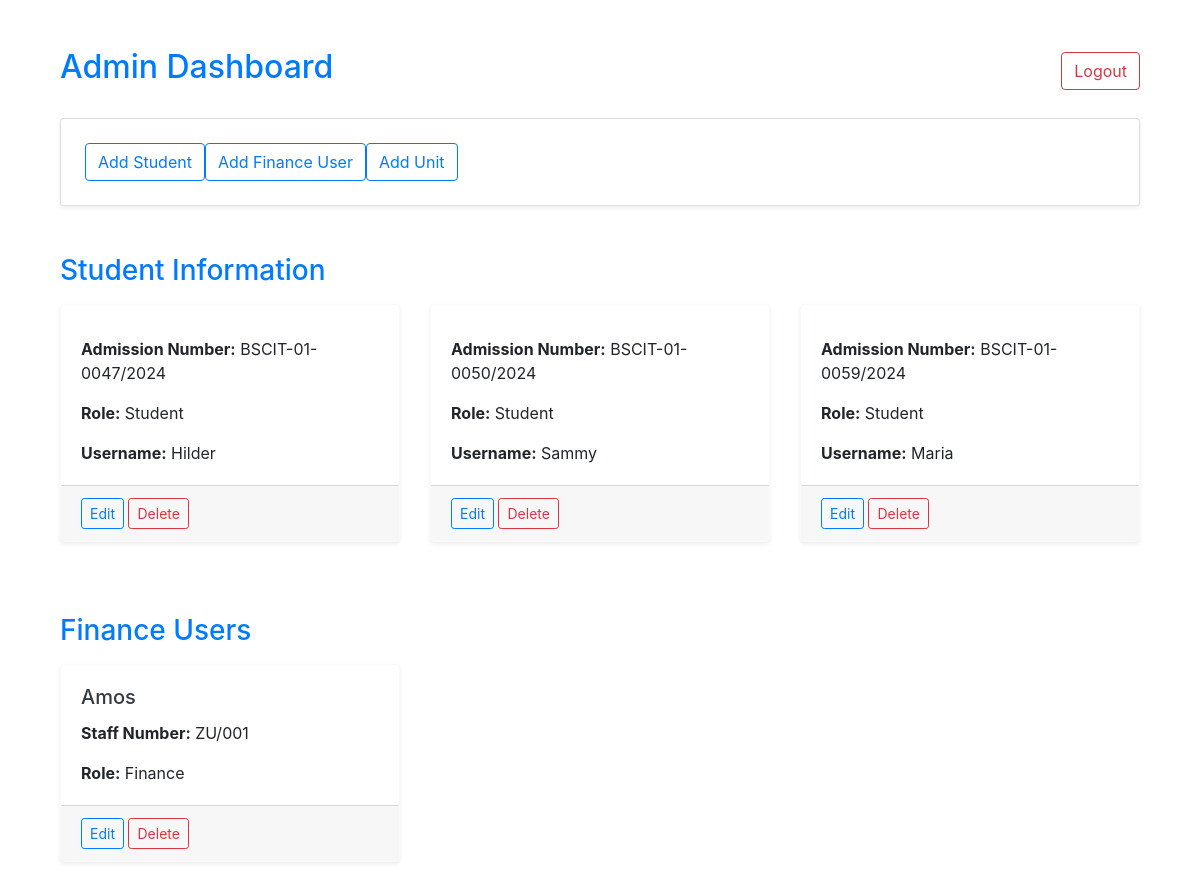
Screenshot of /admin_dashboard (signed in) with the database file from the repository.
### models.py (models this page shows, shortened)
class Student(db.Model):
    __tablename__ = 'students'
    id = db.Column(db.Integer, primary_key=True)
    user_id = db.Column(db.Integer, db.ForeignKey('user.id'), nullable=False)
    admission_number = db.Column(db.String(20), unique=True, nullable=False)
    finance_id = db.Column(db.Integer, db.ForeignKey('finances.id'), nullable=True)
    user = db.relationship('User', backref='student', lazy=True)
    finance = db.relationship('Finance', back_populates='students')
    units = db.relationship('Unit', secondary=student_units, back_populates='students')
    fees = db.relationship('StudentFee', back_populates='student')

class User(db.Model, UserMixin):
    __tablename__ = 'user'
    id = db.Column(db.Integer, primary_key=True)
    username = db.Column(db.String(50), unique=True, nullable=False)
    role = db.Column(db.String(20), nullable=False)
    password = db.Column(db.String(128), nullable=False)

class Finance(db.Model):
    __tablename__ = 'finances'
    id = db.Column(db.Integer, primary_key=True)
    user_id = db.Column(db.Integer, db.ForeignKey('user.id'), nullable=False)
    staff_number = db.Column(db.String(50), unique=True, nullable=False)
    user = db.relationship('User', backref='finance', lazy=True)
    students = db.relationship('Student', back_populates='finance')

### app.py (the view)
@app.route('/admin_dashboard')
@login_required
def admin_dashboard():
    if current_user.role != 'Admin':
        flash('Unauthorized access!', 'danger')
        return redirect(url_for('login'))
    students = db.session.query(Student, User).join(User, Student.user_id == User.id).all()
    finance_users = db.session.query(User, Finance).join(Finance).filter(User.role == 'Finance').all()
    return render_template('admin_dashboard.html', students=students, finance_users=finance_users)

### app.py (called while the page is built)
@login_manager.user_loader
def load_user(user_id):
    return User.query.get(int(user_id))

### templates/admin_dashboard.html (shortened to what this page needs)
{% extends 'base.html' %}
{% block content %}
<div class="container mt-5">
    <div class="d-flex justify-content-between align-items-center mb-4">
        <h2 class="text-primary">Admin Dashboard</h2>
        <a href="{{ url_for('logout') }}" class="btn btn-outline-danger">Logout</a>
    </div>
    <div class="card shadow-sm p-4 mb-5 bg-white rounded">
        <div class="d-flex flex-wrap gap-3">
            <a href="{{ url_for('add_student') }}" class="btn btn-outline-primary">Add Student</a>
            <a href="{{ url_for('add_finance_user') }}" class="btn btn-outline-primary">Add Finance User</a>
            <a href="{{ url_for('add_unit') }}" class="btn btn-outline-primary">Add Unit</a>
        </div>
    </div>
    <h3 class="text-primary mt-4 mb-3">Student Information</h3>
    <div class="row">
        {% for student, user in students %}
            <div class="col-md-4 mb-4">
                <div class="card border-light shadow-sm">
                    <div class="card-body">
                        <p class="card-text"><strong>Admission Number:</strong> {{ student.admission_number }}</p>
                        <p class="card-text"><strong>Role:</strong> Student</p>
                        <p class="card-text"><strong>Username:</strong> {{ user.username }}</p>
                    </div>
                    <div class="card-footer text-end">
                        <a href="{{ url_for('edit_user', user_id=user.id) }}" class="btn btn-sm btn-outline-primary">Edit</a>
                        <form action="{{ url_for('delete_user', user_id=user.id) }}" method="post" style="display:inline;">
                            <button type="submit" class="btn btn-sm btn-outline-danger">Delete</button>
                        </form>
                    </div>
                </div>
            </div>
        {% endfor %}
    </div>
    <h3 class="text-primary mt-5 mb-3">Finance Users</h3>
    <div class="row">
        {% for user, finance in finance_users %}
            <div class="col-md-4 mb-4">
                <div class="card border-light shadow-sm">
                    <div class="card-body">
                        <h5 class="card-title text-dark">{{ user.username }}</h5>
                        <p class="card-text"><strong>Staff Number:</strong> {{ finance.staff_number }}</p>
                        <p class="card-text"><strong>Role:</strong> Finance</p>
                    </div>
                    <div class="card-footer text-end">
                        <a href="{{ url_for('edit_user', user_id=user.id) }}" class="btn btn-sm btn-outline-primary">Edit</a>
                        <form action="{{ url_for('delete_user', user_id=user.id) }}" method="post" style="display:inline;">
                            <button type="submit" class="btn btn-sm btn-outline-danger">Delete</button>
                        </form>
                    </div>
                </div>
            </div>
        {% endfor %}
    </div>
</div>
{% endblock %}

### templates/base.html (shortened to what this page needs)
<!DOCTYPE html>
<html lang="en">
<head>
    <link rel="stylesheet" href="https://maxcdn.bootstrapcdn.com/bootstrap/4.5.2/css/bootstrap.min.css">
    <link href="https://cdnjs.cloudflare.com/ajax/libs/font-awesome/5.15.4/css/all.min.css" rel="stylesheet">
</head>
<body>
    <div class="container">
        {% block content %}{% endblock %}
    </div>
</body>
</html>

### rows the page displays
Student: admission_number "BSCIT-01-0047/2024", username "Hilder"
Student: admission_number "BSCIT-01-0050/2024", username "Sammy"
Student: admission_number "BSCIT-01-0059/2024", username "Maria"
User: username "Amos", staff_number "ZU/001"
